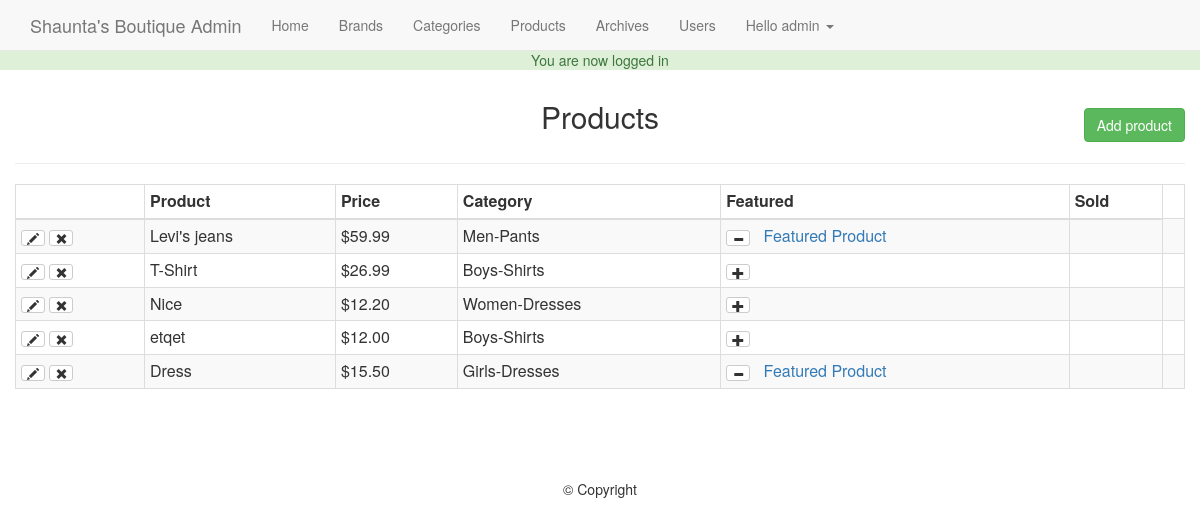
/admin/products.php (signed in), run on the app's committed database.
### tables this page shows
CREATE TABLE `users` (
  `id` int(11) NOT NULL,
  `full_name` varchar(255) NOT NULL,
  `email` varchar(175) NOT NULL,
  `password` varchar(255) NOT NULL,
  `join_date` datetime NOT NULL DEFAULT CURRENT_TIMESTAMP,
  `last_login` datetime NOT NULL,
  `permissions` varchar(255) NOT NULL
);

CREATE TABLE `products` (
  `id` int(11) NOT NULL,
  `title` varchar(255) NOT NULL,
  `price` decimal(10,2) NOT NULL,
  `list_price` decimal(10,2) NOT NULL,
  `brand` int(11) NOT NULL,
  `categories` varchar(255) NOT NULL,
  `image` varchar(255) NOT NULL,
  `description` text NOT NULL,
  `featured` tinyint(4) NOT NULL DEFAULT '0',
  `sizes` text NOT NULL,
  `deleted` tinyint(4) NOT NULL DEFAULT '0'
);

### helpers/helpers.php (called while the page is built, shortened)
<?php
function money($number) {
    return '$'.number_format($number,2);
}
function has_permission($permission = 'admin') {
    global $user_data;
    $permissions = explode(',', $user_data['permissions']);
    if (in_array($permission,$permissions)) {
        return true;
    }
    return false;
}

### admin/products.php (the view, shortened to what this page needs)
<?php
    require_once $_SERVER['DOCUMENT_ROOT'].'/tutorial/core/init.php';
    include 'includes/head.php';
    include 'includes/navigation.php';
    if (isset($_GET['add']) || isset($_GET['edit'])) {
        $brandQuery = $db->query("SELECT * FROM brand ORDER BY brand");
        $parentQuery = $db->query("SELECT * FROM categories WHERE parent = 0 ORDER BY category");
        $title = ((isset($_POST['title']) && $_POST['title'] != '')?sanitize($_POST['title']):'');
        $brand = ((isset($_POST['brand']) && !empty($_POST['brand']))?sanitize($_POST['brand']):'');
        $parent = ((isset($_POST['parent']) && !empty($_POST['parent']))?sanitize($_POST['parent']):'');
        $category = ((isset($_POST['child']) && !empty($_POST['child']))?sanitize($_POST['child']):'');
        $price = ((isset($_POST['price']) && $_POST['price'] != '')?sanitize($_POST['price']):'');
        $list_price = ((isset($_POST['list_price']) && $_POST['list_price'] != '')?sanitize($_POST['list_price']):'');
        $sizes = ((isset($_POST['sizes']) && $_POST['sizes'] != '')?sanitize($_POST['sizes']):'');
        $sizes = rtrim($sizes,',');
        $description = ((isset($_POST['description']) && $_POST['description'] != '')?sanitize($_POST['description']):'');
        $saved_image = '';
        $dbpath         = '';
        if(isset($_GET['edit'])) {
            $edit_id = (int)$_GET['edit'];
            $productQuery = $db->query("SELECT * FROM products WHERE id = '$edit_id' ");
            $product = mysqli_fetch_assoc($productQuery);
            if (isset($_GET['delete_image'])) {
                $image_url = $_SERVER['DOCUMENT_ROOT'].$product['image'];
                unlink($image_url);
                $db->query("UPDATE products SET image = '' WHERE id = '$edit_id' ");
                header('Location: products.php?edit='.$edit_id);
            }
            $category = ((isset($_POST['child']) && !empty($_POST['child']))?sanitize($_POST['child']):$product['categories']);
            $title = ((isset($_POST['title'])) && !empty($_POST['title'])? sanitize($_POST['title']) : $product['title']);
            $brand = ((isset($_POST['brand'])) && !empty($_POST['brand'])? sanitize($_POST['brand']) : $product['brand']);
            $category = ((isset($_POST['child']) && !empty($_POST['child']))?sanitize($_POST['child']):$product['categories']);
            $parentQuery2 = $db->query("SELECT * FROM categories WHERE id = '$category'");
            $parentResult  = mysqli_fetch_assoc($parentQuery2);
            $parentResult['parent'];
            $parent = ((isset($_POST['parent'])) && !empty($_POST['parent'])? sanitize($_POST['parent']) : $parentResult['parent']);
            $price = ((isset($_POST['price'])) && !empty($_POST['price'])? sanitize($_POST['price']) : $product['price']);
            $list_price = ((isset($_POST['list_price'])) && !empty($_POST['list_price'])? sanitize($_POST['list_price']) : $product['list_price']);
            $sizes = ((isset($_POST['sizes'])) && !empty($_POST['sizes'])? sanitize($_POST['sizes']) : $product['sizes']);
            $sizes = rtrim($sizes,',');
            $description = ((isset($_POST['description'])) && !empty($_POST['description'])? sanitize($_POST['description']) : $product['description']);
            $saved_image = (($product['image'] != '')?$product['image']:'');
            $dbpath = $saved_image;
        }
        if (!empty($sizes)) {
            $sizeString = sanitize($sizes);
            $sizeString = rtrim($sizeString,',');
            $sizesArray = explode(',',$sizeString);
            $sArray = array();
            $qArray = array();
            foreach ($sizesArray as $ss) {
                $s = explode(':',$ss);
                $sArray[] = $s[0];
                $qArray[] = $s[1];
            }
        } else {$sizesArray = array();}
        if ($_POST) {
            $errors = array();
            $required = array('title','brand','price','parent','child','sizes');
            foreach ($required as $field) {
                if ($_POST[$field] == '') {
                    $errors[] = 'All Fields With and Asterisk are required';
                    break;
                }
            }
            if (!empty($_FILES) && $_FILES['photo']['name'] != "") {
                echo "go file";
                var_dump($_FILES);
                $photo = $_FILES['photo'];
                $name = $photo['name'];
                $nameArray = explode('.',$name);
                $fileName = $nameArray[0];
                $fileExt = $nameArray[1];
                $mine = explode('/',$photo['type']);
                $mineType = $mine[0];
                $mineExt = $mine[1];
                $tmpLoc = $photo['tmp_name'];
                $fileSize = $photo['size'];
                $allowed = array('png','jpg','jpeg','gif');
                $uploadName = md5(microtime()).'.'.$fileExt;
                $uploadPath = BASEURL.'images/products/'.$uploadName;
                $dbpath = '/tutorial/images/products/'.$uploadName;
                if ($mineType != 'image') {
                    $errors[] = 'The file must be an image';
                }
                if (!in_array($fileExt,$allowed)) {
                    $errors[] = 'The file extension must be a png, jpg, jpeg or gif';
                }
                if ($fileExt > 15000000) {
                    $errors[] = 'The file size must be under 15MB';
                }
                if ($fileExt != $mineExt && ($mineType == 'jpeg' && $fileExt != 'jpg')) {
                    $errors[] = 'File extension does not match the file';
                }
            }
            if (!empty($errors)) {
                echo display_error($errors);
            }else {
                if (!empty($_FILES)) {
                    move_uploaded_file($tmpLoc, $uploadPath);
                }
                $insertSql = "INSERT INTO `products`(`title`, `price`, `list_price`, `brand`, `categories`, `image`, `sizes`, `description`)
                              VALUES ('$title','$price','$list_price','$brand','$category','$dbpath','$sizes','$description')";
                $_SESSION['success_flash'] = 'Product has been added.';
                if (isset($_GET['edit'])) {
                    $insertSql = "UPDATE `products` SET `title` = '$title', `price` = '$price', `list_price` = '$list_price', `brand` ='$brand',
          `categories` = '$category', `sizes` = '$sizes',`image` = '$dbpath', `description` = '$description' WHERE id ='$edit_id'";
                    $_SESSION['success_flash'] = 'Product has been edited.';
                }
                $db->query($insertSql);
                header('Location:products.php');
            }
        }
    ?>
        <h2 class="text-center"><?= ((isset($_GET['edit']))?'Edit':'Add A New');?> Product</h2>
        <hr>
        <form action="products.php?<?= ((isset($_GET['edit']))?'edit='.$edit_id:'add=1');?>" method="POST" enctype="multipart/form-data">
            <div class="form-group col-md-3">
                <label for="title">Title*:</label>
                <input type="text" name='title' class="form-control" id="title" value="<?=$title;?>">
            </div>
            <div class="form-group col-md-3">
                <label for="brand">Brand*:</label>
                <select name="brand" id="brand" class="form-control">
                    <option value="<?= (($brand == '')?' selected=selected':'');?>"></option>
                    <?php while ($b = mysqli_fetch_assoc($brandQuery)) : ?>
                        <option value="<?=$b['id'];?>"<?= (($brand == $b['id'])?' selected=selected':'');?>><?=$b['brand'];?></option>
                    <?php endwhile; ?>
                </select>
            </div>
            <div class="form-group col-md-3">
                <label for="parent">Parent Category*:</label>
                <select name="parent" id="parent" class="form-control">
                    <option value="<?= (($parent == '')?' selected=selected':'');?>"></option>
                    <?php while ($p = mysqli_fetch_assoc($parentQuery)) : ?>
                        <option value="<?=$p['id'];?>"<?= (($parent == $p['id'])?' selected=selected':'');?>><?=$p['category'];?></option>
                    <?php endwhile; ?>
                </select>
            </div>
            <div class="form-group col-md-3">
                <label for="child">Child Category*:</label>
                <select name="child" id="child" class="form-control">
                </select>
            </div>
            <div class="form-group col-md-3">
                <label for="price">Price*:</label>
                <input type="text" id="price" class="form-control" name="price" value="<?=$price?>">
            </div>
            <div class="form-group col-md-3">
                <label for="list_price">List Price:</label>
                <input type="text" id="list_price" class="form-control" name="list_price" value="<?= $list_price; ?>">
            </div>
            <div class="form-group col-md-3">
                <label>Quantity & Sizes*:</label>
                <button class="btn btn-default form-control" onclick="jQuery('#sizesModal').modal('toggle');return false;">Quantity & Sizes</button>
            </div>
            <div class="form-group col-md-3">
                <label for="sizes">Sizes & Qty Preview</label>
                <input type="text" id="sizes" name="sizes" class="form-control" value="<?= $sizes ;?>" readonly="readonly">
            </div>
            <div class="form-group col-md-6">
                <?php if ($saved_image != '') :?>
                    <div class="saved-image"><img src="<?= $saved_image; ?>" alt="saved image"><br>
                        <a href="products.php?delete_image=1&edit=<?=$edit_id;?>" class="text-danger">Delete Image</a>
                    </div>
                <?php else :?>
                <label for="photo">Product Photo:</label>
                <input type="file" class="form-control" name="photo" id="photo">
                <?php endif; ?>
            </div>
            <div class="form-group col-md-6">
                <label for="description">Description</label>
                <textarea name="description" id="description" rows="6" class="form-control"><?=$description ;?></textarea>
            </div>
            <div class="form-group pull-right">
                <a href="products.php" class="btn btn-default">Cancel</a>
                <input type="submit" value="<?= ((isset($_GET['edit']))?'Edit':'Add');?> Product" class="btn btn-success">
            </div><div class="clearfix"></div>
        </form>
        <div class="modal fade" id="sizesModal" tabindex="-1" role="dialog" aria-labelledby="sizesModalLabel">
            <div class="modal-dialog modal-lg" role="document">
                <div class="modal-content">
                    <div class="modal-header">
                        <button type="button" class="close" data-dismiss="modal" aria-label="Close"><span aria-hidden="true">&times;</span></button>
                        <h4 class="modal-title" id="sizesModalLabel">Sizes & Quantity</h4>
                    </div>
                    <div class="modal-body">
                        <div class="container-fluid">
                        <?php for($i = 1; $i <= 12; $i++) : ?>
                            <div class="form-group col-md-4">
                                <label for="size<?=$i;?>">Size</label>
                                <input class="form-control" type="text" name="size<?=$i;?>" id="size<?=$i;?>" value="<?= ((!empty($sArray[$i-1]))?$sArray[$i-1]:'') ?>">
                            </div>
                            <div class="form-group col-md-2">
                                <label for="qty<?=$i;?>">Quantity</label>
                                <input class="form-control" type="number" name="qty<?=$i;?>" id="qty<?=$i;?>" value="<?= ((!empty($qArray[$i-1]))?$qArray[$i-1]:'') ?>" min="0">
                            </div>
                        <?php endfor; ?>
                        </div>
                    </div>
                    <div class="modal-footer">
                        <button type="button" class="btn btn-default" data-dismiss="modal">Close</button>
                        <button type="button" class="btn btn-primary" onclick="updateSizes();jQuery('#sizesModal').modal('toggle');return false;">Save changes</button>
                    </div>
                </div>
            </div>
        </div>
    <?php
    } else {
        $sql = "SELECT * FROM products WHERE deleted = 0";
        $presults = $db->query($sql);
?>
<h2 class="text-center">Products</h2>
<a href="products.php?add=1" class="btn btn-md btn-success pull-right" id="add-product-btn">Add product</a>
<hr>
<table class="table table-bordered table-condensed table-striped">
    <thead><th></th><th>Product</th><th>Price</th><th>Category</th><th>Featured</th><th>Sold</th></thead>
    <tbody>
        <?php while($product = mysqli_fetch_assoc($presults)) : ?>
        <?php
            $childID = $product['categories'];
            $catSql = "SELECT * FROM categories WHERE id ='$childID'";
            $result = $db->query($catSql);
            $cat = mysqli_fetch_assoc($result);
            $parentID = $cat['parent'];
            $pSql = "SELECT * FROM categories where id = '$parentID'";
            $presult = $db->query($pSql);
            $parent = mysqli_fetch_assoc($presult);
            $category2 = $parent['category'].'-'.$cat['category'];
        ?>
            <tr>
               <td>
                   <a href="products.php?edit=<?= $product['id'];?>" class="btn btn-xs btn-default"><span class="glyphicon glyphicon-pencil"></span></a>
                   <a href="products.php?delete=<?= $product['id'];?>" class="btn btn-xs btn-default"><span class="glyphicon glyphicon-remove"></span></a>
               </td>
                <td><?= $product['title'];?></td>
                <td><?= money($product['price']);?></td>
                <td><?= $category2;?></td>
               <td><a href="products.php?featured=<?= (($product['featured'] == 0)? '1' : '0');?>&id=<?= $product['id'];?>" class="btn btn-default btn-xs"><span class="glyphicon glyphicon-<?= (($product['featured'] == 1)? 'minus' : 'plus');?>"></span></a>
                   <a>&nbsp <?= (($product['featured'] == 1)? 'Featured Product' : '');?></a>
               </td>
               <td></td>
               <td></td>
            </tr>
        <?php endwhile; ?>
    </tbody>
</table>
<?php
    }
    include 'includes/footer.php';
?>

### admin/includes/navigation.php (shortened to what this page needs)
<nav class="navbar navbar-default navbar-fixed-top">
    <div class="container">
            <a href="/tutorial/admin/index.php" class="navbar-brand">Shaunta's Boutique Admin</a>
        <ul class="nav navbar-nav">
            <li><a href="../index.php">Home</a></li>
            <li><a href="brands.php">Brands</a></li>
            <li><a href="categories.php">Categories</a></li>
            <li><a href="products.php">Products</a></li>
            <li><a href="archives.php">Archives</a></li>
            <?php if (has_permission('admin')): ?>
            <li><a href="users.php">Users</a></li>
            <?php endif; ?>
            <li class="dropdown">
                <a href="#" class="dropdown-toggle" data-toggle="dropdown">Hello <?=$user_data['first'];?>
                    <span class="caret"></span>
                </a>
            </li>
        </ul>
    </div>
</nav>

### css/main.css (style rules this page uses)
body { padding-top: 50px; }
#add-product-btn { margin-top: -35px; }

### data on the page
users: full_name "admin"
products: title "Levi's jeans", price "$59.99", category2 "Men-Pants", featured 1 (drawn)
products: title "T-Shirt", price "$26.99", category2 "Boys-Shirts", featured 0 (drawn)
products: title "Nice", price "$12.20", category2 "Women-Dresses", featured 0 (drawn)
products: title "etqet", price "$12.00", category2 "Boys-Shirts", featured 0 (drawn)
products: title "Dress", price "$15.50", category2 "Girls-Dresses", featured 1 (drawn)

### other printed values
$_SESSION['success_flash'] "You are now logged in"
